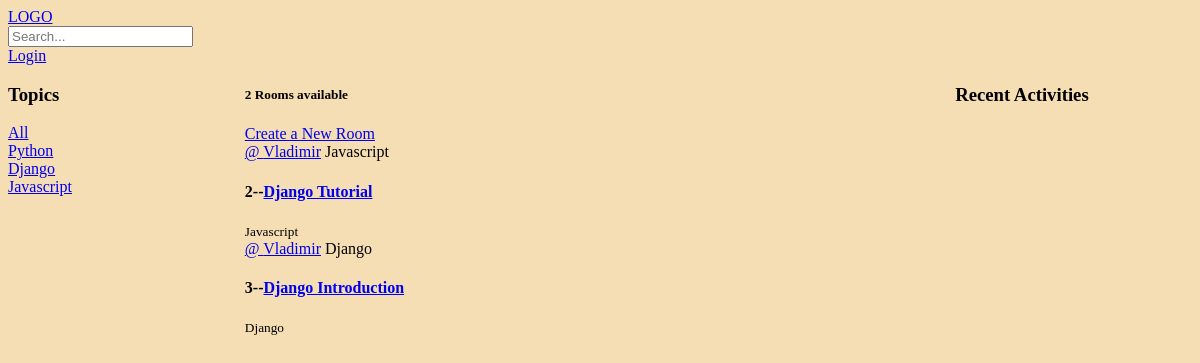
Before: /?q=Django with the older database file.
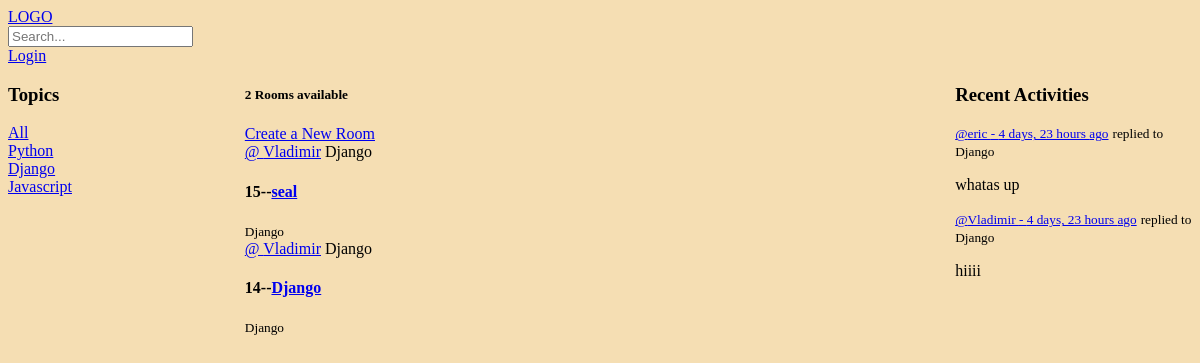
After: the same page with the newer database file.
### base/models.py (models this page shows, shortened)
class Topic(models.Model):
    name = models.CharField(max_length=100)

class Room(models.Model):
    host = models.ForeignKey(User, on_delete=models.SET_NULL, null=True)
    topic = models.ForeignKey(Topic, on_delete=models.SET_NULL, null=True)
    name = models.CharField(max_length=100)
    description = models.TextField(blank=True, null=True)
    participants = models.ManyToManyField(User, related_name='participants', blank=True)
    created = models.DateTimeField(auto_now_add=True)   # renamed
    updated = models.DateTimeField(auto_now=True)       # renamed
    class Meta:
        ordering = ['-updated', '-created']
    def __str__(self):
        return self.name

class Message(models.Model):
    user = models.ForeignKey(User, on_delete=models.CASCADE)
    room = models.ForeignKey(Room, on_delete=CASCADE)
    body = models.TextField()
    updated = models.DateTimeField(auto_now=True)       # renamed
    created = models.DateTimeField(auto_now_add=True)   # renamed
    class Meta:
        ordering = ['-updated', '-created']

### base/views.py (the view)
# urls.py: path('', views.home, name='home'),
def home(request):
    q = request.GET.get('q') if request.GET.get('q') != None else ''
    rooms = Room.objects.filter(
        Q(topic__name__icontains=q) |
        Q(name__icontains=q) |
        Q(description__icontains=q)
    )
    room_count = rooms.count()
    topics = Topic.objects.all()
    room_messages = Message.objects.filter(Q(room__topic__name__icontains=q))
    context = {
        'rooms': rooms,
        'topics': topics,
        'room_count': room_count,
        'room_messages': room_messages
    }
    return render(request, 'base/home.html', context)

### base/templates/base/home.html (shortened to what this page needs)
{% extends 'main.html' %}
{% block content %}
    <div class="home-container">
        <div>
        {% include 'base/topics_components.html' %}
        </div>
        <div>
             <h5>{{room_count}} Rooms available</h5>
             <a href ={% url 'create-room' %}>Create a New Room</a>
             {% include 'base/feed_components.html' %}
         </div>
           <div >
             {% include 'base/activity_component.html' %}
           </div>
        </div>
{% endblock %}

### templates/main.html (shortened to what this page needs)
<!DOCTYPE html>
{% load static %}
<html lang="en">
<head>
    <link rel="stylesheet" type="text/css" href="{% static 'style/main.css' %}">
</head>
<body>
    {% include 'navbar.html' %}
    {% block content %}
    {% endblock content %}
</body>
</html>

### templates/navbar.html
<a href="/">
    LOGO
</a>
<form method="GET" action="{%url 'home'%}">
    <input type="text" name="q" placeholder="Search...">
</form>
{% if request.user.is_authenticated %}
       <p>Welcome, {{ request.user.username }}</p>
      <a href="{% url 'logout' %}">Logout</a>
{% else %}
      <a href="{% url 'login' %}">Login</a>
{% endif %}

### base/templates/base/topics_components.html
    <h3>Topics</h3>
            <div>
                 <a href="{% url 'home' %}">All</a>
            </div>
            {% for topic in topics %}
           <div>
               <a href="{% url 'home' %}?q={{ topic.name }}">{{ topic.name }}</a>
           </div>
            {% endfor %}

### base/templates/base/feed_components.html (shortened to what this page needs)
<div>
               {% for room in rooms%}
                 <div>
                      <a href="{% url 'user-profile' room.host.id %}">@ {{room.host.username}}</a>
                      <span>{{room.topic.name}}</span>
                     <h4>{{room.id}}--<a href="{% url 'room' room.id %}">{{room.name}}</a></h4>
                     <small>{{room.topic.name}}</small>
                 </div>
               {% endfor %}
            </div>

### base/templates/base/activity_component.html (shortened to what this page needs)
                 <h3>Recent Activities</h3>
                 {% for message in room_messages %}
                 <div>
                     <small><a href="{% url 'user-profile' message.user.id %}">@{{ message.user }} - {{ message.created|timesince }} ago</a></small>
                     <small>replied to {{message.room}}</small>
                     <p>{{ message.body }}</p>
                 </div>
                 {% endfor %}

### static/style/main.css (style rules this page uses)
body { background-color: wheat }

### base/templates/base/home.html (style rules this page uses)
.home-container { display: grid; grid-template-columns: 1fr 3fr 1fr; }

Changed rows visible on the page:
removed Room: host.username "Vladimir", topic.name "Javascript", id "2", name "Django Tutorial"
removed Room: host.username "Vladimir", topic.name "Django", id "3", name "Django Introduction"
added Room: host.username "Vladimir", topic.name "Django", id "15", name "seal"
added Room: host.username "Vladimir", topic.name "Django", id "14", name "Django"
added Message: user "eric", created "4 days, 23 hours", room "Django", body "whatas up"
added Message: user "Vladimir", created "4 days, 23 hours", room "Django", body "hiiii"
